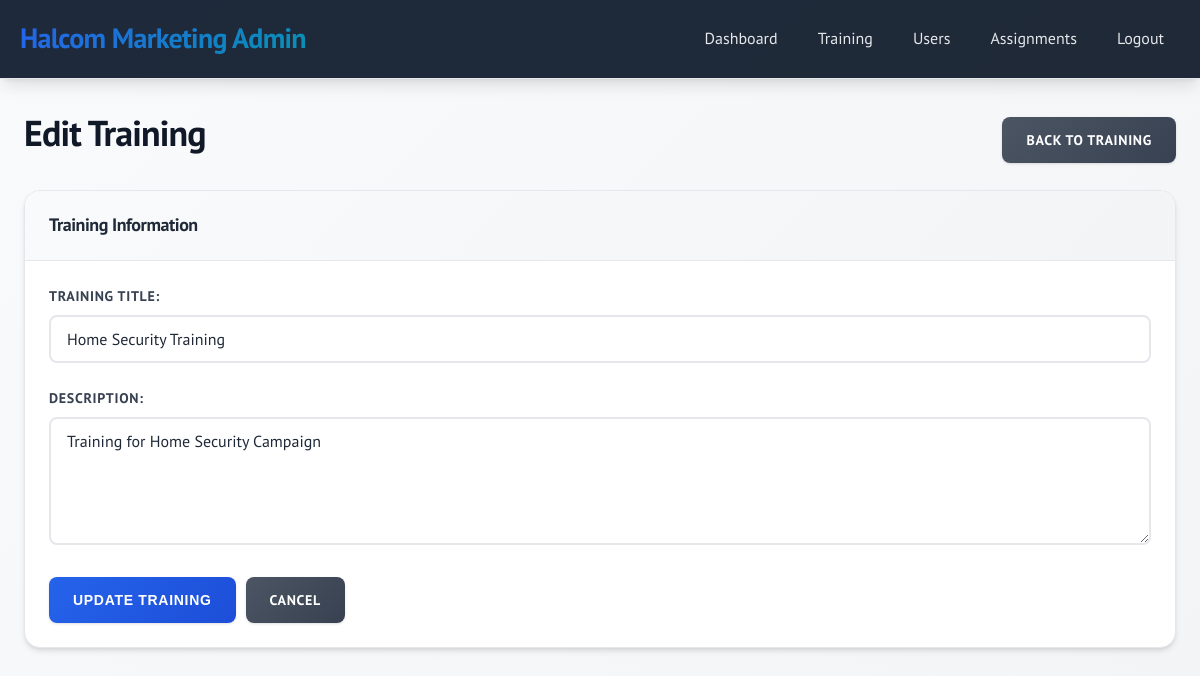
The page /admin/training_form.php?id=4 (signed in) on the database its author committed.
### tables this page shows
CREATE TABLE `courses` (
  `id` int(11) NOT NULL AUTO_INCREMENT,
  `title` varchar(200) NOT NULL,
  `description` text DEFAULT NULL,
  `created_by` int(11) NOT NULL,
  `created_at` timestamp NOT NULL DEFAULT current_timestamp(),
  PRIMARY KEY (`id`),
  KEY `created_by` (`created_by`),
  CONSTRAINT `courses_ibfk_1` FOREIGN KEY (`created_by`) REFERENCES `users` (`id`) ON DELETE CASCADE
);

### admin/training_form.php (the view, shortened to what this page needs)
<?php
$pdo = getDBConnection();
$Training = null;
$is_edit = false;
if (isset($_GET['id']) && is_numeric($_GET['id'])) {
    $is_edit = true;
    $stmt = $pdo->prepare("SELECT * FROM courses WHERE id = ?");
    $stmt->execute([$_GET['id']]);
    $Training = $stmt->fetch();
}
?>
<!DOCTYPE html>
<html lang="en">
<head>
    <link rel="stylesheet" href="../assets/css/style.css">
</head>
<body>
    <div class="header">
        <div class="header-content">
            <div class="logo">Halcom Marketing Admin</div>
            <div class="nav">
                <a href="dashboard.php">Dashboard</a>
                <a href="trainings.php">Training</a>
                <a href="users.php">Users</a>
                <a href="training_assignments.php">Assignments</a>
                <a href="../auth/logout.php">Logout</a>
            </div>
        </div>
    </div>
    <div class="container">
        <div class="d-flex justify-between align-center mb-20">
            <h1><?php echo $is_edit ? 'Edit Training' : 'Add New Training'; ?></h1>
            <a href="trainings.php" class="btn btn-secondary">Back to Training</a>
        </div>
        <div class="card">
            <div class="card-header">
                Training Information
            </div>
            <div class="card-body">
                <form method="POST">
                    <div class="form-group">
                        <label for="title">Training Title:</label>
                        <input type="text" id="title" name="title" required
                               value="<?php echo $Training ? htmlspecialchars($Training['title']) : ''; ?>">
                    </div>
                    <div class="form-group">
                        <label for="description">Description:</label>
                        <textarea id="description" name="description" rows="5" required><?php echo $Training ? htmlspecialchars($Training['description']) : ''; ?></textarea>
                    </div>
                    <div class="d-flex gap-10">
                        <button type="submit" class="btn btn-primary">
                            <?php echo $is_edit ? 'Update Training' : 'Create Training'; ?>
                        </button>
                        <a href="trainings.php" class="btn btn-secondary">Cancel</a>
                    </div>
                </form>
            </div>
        </div>
    </div>
</body>
</html>

### rows shown on the page
courses: title "Home Security Training", description "Training for Home Security Campaign"
